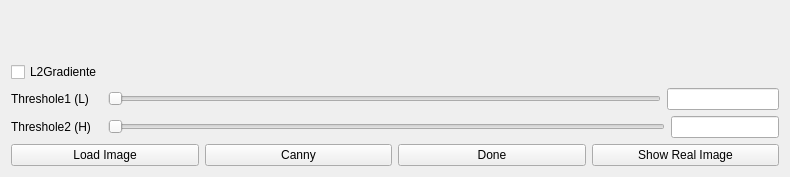
<?xml version="1.0" encoding="UTF-8"?>
<ui version="4.0">
 <class>CannyParameterCalculatorClass</class>
 <widget class="QWidget" name="CannyParameterCalculatorClass">
  <property name="windowModality">
   <enum>Qt::WindowModal</enum>
  </property>
  <property name="geometry">
   <rect>
    <x>0</x>
    <y>0</y>
    <width>790</width>
    <height>177</height>
   </rect>
  </property>
  <property name="windowTitle">
   <string>CannyParameterCalculator</string>
  </property>
  <layout class="QVBoxLayout" name="verticalLayout_2">
   <item>
    <widget class="QLabel" name="image_label">
     <property name="maximumSize">
      <size>
       <width>800</width>
       <height>600</height>
      </size>
     </property>
     <property name="text">
      <string/>
     </property>
    </widget>
   </item>
   <item>
    <layout class="QVBoxLayout" name="verticalLayout">
     <item>
      <layout class="QFormLayout" name="formLayout">
       <property name="sizeConstraint">
        <enum>QLayout::SetMinimumSize</enum>
       </property>
       <property name="fieldGrowthPolicy">
        <enum>QFormLayout::AllNonFixedFieldsGrow</enum>
       </property>
       <item row="2" column="0">
        <widget class="QLabel" name="label">
         <property name="text">
          <string>Threshole1 (L)</string>
         </property>
        </widget>
       </item>
       <item row="2" column="1">
        <layout class="QHBoxLayout" name="horizontalLayout">
         <item>
          <widget class="QSlider" name="threshole1_slider">
           <property name="maximum">
            <number>400</number>
           </property>
           <property name="orientation">
            <enum>Qt::Horizontal</enum>
           </property>
          </widget>
         </item>
         <item>
          <widget class="QLineEdit" name="threshole1_text">
           <property name="sizePolicy">
            <sizepolicy hsizetype="Preferred" vsizetype="Fixed">
             <horstretch>0</horstretch>
             <verstretch>0</verstretch>
            </sizepolicy>
           </property>
           <property name="minimumSize">
            <size>
             <width>112</width>
             <height>0</height>
            </size>
           </property>
           <property name="acceptDrops">
            <bool>false</bool>
           </property>
           <property name="readOnly">
            <bool>true</bool>
           </property>
          </widget>
         </item>
        </layout>
       </item>
       <item row="3" column="0">
        <widget class="QLabel" name="label_2">
         <property name="text">
          <string>Threshole2 (H)</string>
         </property>
        </widget>
       </item>
       <item row="3" column="1">
        <layout class="QHBoxLayout" name="horizontalLayout_2">
         <item>
          <widget class="QSlider" name="threshole2_slider">
           <property name="maximum">
            <number>400</number>
           </property>
           <property name="orientation">
            <enum>Qt::Horizontal</enum>
           </property>
          </widget>
         </item>
         <item>
          <widget class="QLineEdit" name="threshole2_text">
           <property name="sizePolicy">
            <sizepolicy hsizetype="Minimum" vsizetype="Fixed">
             <horstretch>0</horstretch>
             <verstretch>0</verstretch>
            </sizepolicy>
           </property>
           <property name="minimumSize">
            <size>
             <width>50</width>
             <height>0</height>
            </size>
           </property>
           <property name="readOnly">
            <bool>true</bool>
           </property>
          </widget>
         </item>
        </layout>
       </item>
       <item row="1" column="0">
        <widget class="QCheckBox" name="l2Gradient_checkBox">
         <property name="text">
          <string>L2Gradiente</string>
         </property>
        </widget>
       </item>
      </layout>
     </item>
    </layout>
   </item>
   <item>
    <layout class="QHBoxLayout" name="horizontalLayout_3">
     <item>
      <widget class="QPushButton" name="loadImg_button">
       <property name="text">
        <string>Load Image</string>
       </property>
      </widget>
     </item>
     <item>
      <widget class="QPushButton" name="cannyBuild_button">
       <property name="text">
        <string>Canny</string>
       </property>
      </widget>
     </item>
     <item>
      <widget class="QPushButton" name="done_button">
       <property name="text">
        <string>Done</string>
       </property>
      </widget>
     </item>
     <item>
      <widget class="QPushButton" name="showReal_button">
       <property name="text">
        <string>Show Real Image</string>
       </property>
      </widget>
     </item>
    </layout>
   </item>
  </layout>
 </widget>
 <layoutdefault spacing="6" margin="11"/>
 <resources/>
 <connections/>
</ui>
